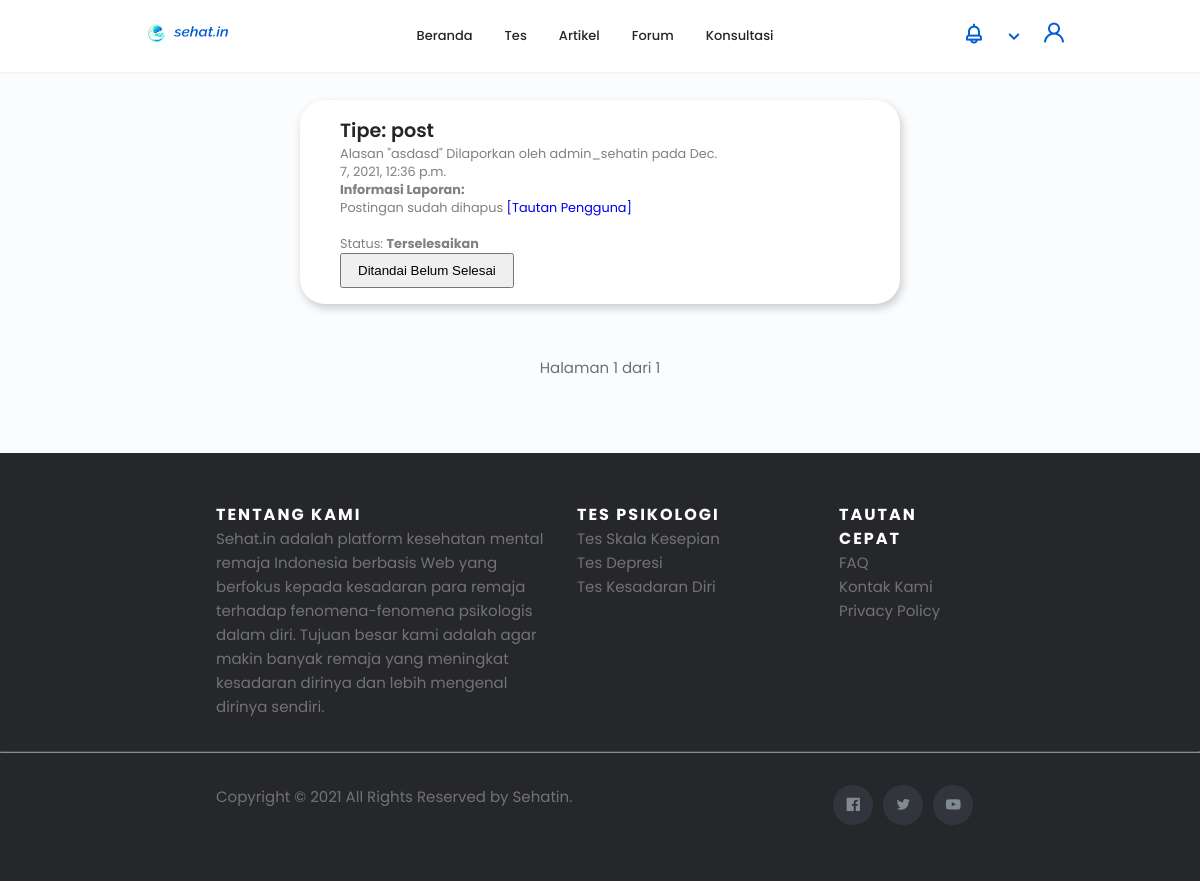
The app's page /report (signed in), older data.
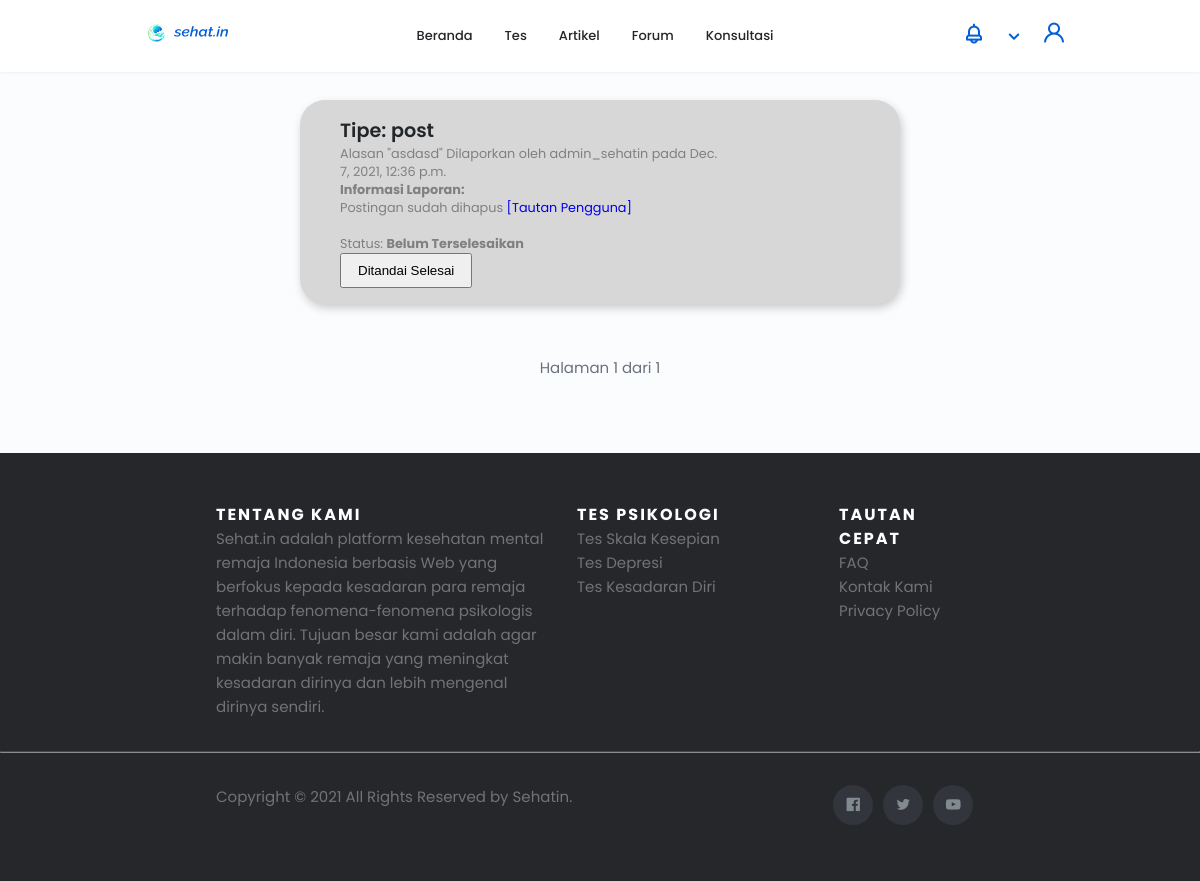
The same page, newer data.
### sehat_in_webproject/models.py (models this page shows)
class Report(models.Model):
    user = models.ForeignKey(User, on_delete=models.SET_NULL, null=True, related_name='reporter') # The one that reports
    reportedUser = models.ForeignKey(User, on_delete=models.SET_NULL, null=True, related_name='reported') # If reporting a user
    post = models.ForeignKey(Forum, on_delete=models.SET_NULL, null=True) # If reporting a post
    comment = models.ForeignKey(Comment, on_delete=models.SET_NULL, null=True) # If reporting a comment
    reason = models.CharField(max_length=200)
    reportType = models.CharField(max_length=50)
    isResolved = models.BooleanField(default=False)
    created_at = models.DateTimeField(auto_now_add=True)

### sehat_in_webproject/views.py (the view)
# urls.py: path('report', views.report, name='report'),
def report(request):
    if request.user.is_superuser:
        paginator = Paginator(Report.objects.all().order_by('-created_at'), 25)
        page = request.GET.get('page')
        reports = paginator.get_page(page)
        notifications = Notification.objects.filter(user=request.user).order_by('-created_at')
        return render(request, 'report.html', {'reportsPaged': reports, 'notifications': notifications})
    else:
        raise PermissionDenied()

### templates/report.html (shortened to what this page needs)
<!DOCTYPE html>
<html lang="en">
{% load static %}
<head>
    <link rel="stylesheet" href="{% static 'css/swiper-bundle.min.css' %}">
    <link rel="stylesheet" href="https://unicons.iconscout.com/release/v4.0.0/css/line.css">
    <link rel="stylesheet" href="{% static 'css/styles.css' %}">
    <link rel="stylesheet" href="{% static 'css/header.css' %}">
    <link rel="stylesheet" href="{% static 'css/footer.css' %}">
    <link rel="stylesheet" href="{% static 'css/forum.css' %}">
</head>
<body>
    {% include 'templates/header.html' %}
    <main class="container" style="margin-top: 100px;">
        <div class="container__forum" style="min-width: 600px;">
            {% if reportsPaged %}
                {% for report in reportsPaged %}
                {% if report.isResolved %}
                    <div class="container__card" id="report-{{ report.id }}" style="background-color: white; padding-right: 0px; width: auto; height: auto;">
                {% else %}
                    <div class="container__card" id="report-{{ report.id }}" style="background-color: #d7d7d7; padding-right: 0px; width: auto; height: auto;">
                {% endif %}
                        <div class="forum__about" style="width: auto;">
                            <h1>Tipe: {{ report.reportType }}</h1>
                            <p style="width: auto; max-width: 100%; color: gray;" id="report-text-{{ report.id }}">
                                Alasan "{{ report.reason }}" Dilaporkan oleh {{ report.user }} pada {{ report.created_at }}<br>
                                <b>Informasi Laporan:</b> <br>
                                {% if report.reportType == 'post' %}
                                    {% if report.post %}
                                        ID Postingan: {{ report.post.id }}<br>
                                        Judul Postingan: {{ report.post.title }}<br>
                                        <a href="/forum/{{ report.post.id }}">[Tautan postingan forum yang dilaporkan]</a>
                                    {% else %}
                                        Postingan sudah dihapus
                                    {% endif %}
                                    {% if report.user %}
                                        <a href="/profile/{{ report.user.username }}">[Tautan Pengguna]</a>
                                    {% else %}
                                        Pengguna sudah dihapus
                                    {% endif %}
                                {% elif report.reportType == 'user' %}
                                    {% if report.user %}
                                        <a href="/profile/{{ report.user.username }}">[Profil {{ report.user.username }}]</a>
                                    {% else %}
                                        Pengguna sudah dihapus
                                    {% endif %}
                                {% endif %}
                                <br><br>
                                Status: <span id="status-{{ report.id }}"><b>{% if report.isResolved %}Terselesaikan{% else %}Belum Terselesaikan{% endif %}</b></span></br>
                            </p>
                            <button id="resolvebtn-{{ report.id }}" onclick="statusChange('{{ report.id }}', '{{ csrf_token }}')">
                                {% if report.isResolved %}Ditandai Belum Selesai{% else %}Ditandai Selesai{% endif %}
                            </button>
                        </div>
                    </div>
                {% endfor %}
            {% else %}
            <div class="container__card">
                <div class="forum__about">
                    <h1>Tidak ada laporan ditemukan</h1>
                </div>
            </div>
            {% endif %}
        </div>
    </main>
    <div class="page-num" style="margin-bottom: 10px;">
        Halaman {{ reportsPaged.number }} dari {{ reportsPaged.paginator.num_pages }}<br>
    </div>
    {% include 'templates/footer.html' %}
</body>
</html>

### templates/header.html (shortened to what this page needs)
    {% load static %}
    {% load remove_unused %}
    <header class="header" id="header">
        <nav class="nav container scroll-header">
            <a href="/" class="nav__logo">
                <img src="{% static 'img/logo_horizontal.svg' %}" alt="logo">            </a>
            <div class="nav__menu" id="nav-menu">
                <ul class="nav__list grid">
                    <li class="nav__item">
                        <a href="/" id="home" class="nav__link">
                             Beranda
                        </a>
                    </li>
                    <li class="nav__item">
                        <a href="/tests" id="test" class="nav__link">
                             Tes
                        </a>
                    </li>
                    <li class="nav__item">
                        <a href="/artikel" id="artikel" class="nav__link">
                             Artikel
                        </a>
                    </li>
                    <li class="nav__item">
                        <a href="/forum" id="forum" class="nav__link " >
                             Forum
                        </a>
                    </li>
                    <li class="nav__item">
                        <a href="/konsultasi" id="konsultasi" class="nav__link">
                             Konsultasi
                        </a>
                    </li>
                </ul>
            </div>
            <div class="nav__btns">
                {% if user.is_authenticated %}
                    <ul class="account">
                        <li>
                            <i style="padding-bottom: 5px;" class="uil uil-bell dropdown account__icon" onclick="">
                            </i>
                        </li>
                        <li>
                            <i class="uil uil-angle-down dropdown account__icon">
                            </i>
                        </li>
                        <li>
                            <div class="avatar">
                                <i class="uil uil-user account__icon"></i>
                            </div>
                        </li>
                    </ul>
                {% endif %}
            </div>
        </nav>
    </header>

### templates/footer.html
    <footer class="site-footer">
        <div class="container">
            <div class="row">
                <div class="footer__about">
                    <h6 class="footer-sub-title">Tentang Kami</h6>
                    <p class="text-justify">Sehat.in adalah platform kesehatan mental remaja Indonesia berbasis Web yang berfokus kepada kesadaran para remaja terhadap fenomena-fenomena psikologis dalam diri. Tujuan besar kami adalah agar makin banyak remaja yang meningkat kesadaran dirinya dan lebih mengenal dirinya sendiri.</p>
                </div>
                <div class="footer__categories">
                    <h6 class="footer-sub-title">Tes Psikologi</h6>
                    <ul class="footer-links">
                        <li><a href="/tests/health/loneliness">Tes Skala Kesepian</a></li>
                        <li><a href="/tests/health/depression">Tes Depresi</a></li>
                        <li><a href="/tests/health/mindfulness">Tes Kesadaran Diri</a></li>
                    </ul>
                </div>
                <div class="footer__links">
                    <h6 class="footer-sub-title">Tautan Cepat</h6>
                    <ul class="footer-links">
                        <li><a href="/faq" target = '_blank'>FAQ</a></li>
                        <li><a href="mailto:contact.sehatin@gmail.com">Kontak Kami</a></li>
                        <li><a href="/privacy-policy" target = '_blank'>Privacy Policy</a></li>
                    </ul>
                </div>
            </div>
        </div>
        <hr>
        <div class="container copyright">
            <div class="row">
                <div>
                    <p class="copyright-text">Copyright &copy; 2021 All Rights Reserved by
                    <a href="/">Sehatin</a>.<br>
                    </p>
                </div>
                <div>
                    <ul class="social-icons">
                        <li><a class="facebook" href="https://www.facebook.com/fbsehatin" target='_blank'><i class="uil uil-facebook"></i></a></li>
                        <li><a class="twitter" href="https://twitter.com/twsehatin" target='_blank'><i class="uil uil-twitter"></i></a></li>
                        <li><a class="dribbble" href="https://www.youtube.com/channel/UCJthxoW77DVAK98HXArvhQA" target='_blank'><i class="uil uil-youtube"></i></a></li>
                    </ul>
                </div>
            </div>
        </div>
    </footer>

### static/css/styles.css (style rules this page uses)
:root { --header-height: 3rem; --hue-color: 215; --first-color: hsl(var(--hue-color), 69%, 61%); --first-color-second: hsl(var(--hue-color), 69%, 61%); --first-color-alt: hsl(var(--hue-color), 57%, 53%); --first-color-lighter: hsl(var(--hue-color), 92%, 85%); --title-color: hsl(var(--hue-color), 8%, 15%); --text-color: hsl(var(--hue-color), 8%, 45%); --text-color-light: hsl(var(--hue-color), 8%, 65%); --input-color: hsl(var(--hue-color), 70%, 96%); --body-color: hsl(var(--hue-color), 60%, 99%); --container-color: #FFF; --scroll-bar-color: hsl(var(--hue-color), 12%, 90%); --scroll-thumb-color: hsl(var(--hue-color), 12%, 80%); --body-font: 'Poppins', sans-serif; --big-font-size: 2rem; --h1-font-size: 1.5rem; --h2-font-size: 1.25rem; --h3-font-size: 1.125rem; --normal-font-size: .938rem; --small-font-size: .813rem; --smaller-font-size: .75rem; --font-medium: 500; --font-semi-bold: 600; --mb-0-25: .25rem; --mb-0-5: .5rem; --mb-0-75: .75rem; --mb-1: 1rem; --mb-1-5: 1.5rem; --mb-2: 2rem; --mb-2-5: 2.5rem; --mb-3: 3rem; --z-tooltip: 10; --z-fixed: 100; --z-modal: 1000; }
@media screen and (min-width: 968px) { :root { --big-font-size: 3rem; --h1-font-size: 2.25rem; --h2-font-size: 1.5rem; --h3-font-size: 1.25rem; --normal-font-size: 1rem; --small-font-size: .875rem; --smaller-font-size: 813rem; } }
.nav__btns { display: flex; align-items: center; }
* { box-sizing: border-box; padding: 0; margin: 0; }
html { scroll-behavior: smooth; }
body { margin: 0 0 var(--header-height) 0; font-family: var(--body-font); font-size: var(--normal-font-size); background-color: var(--body-color); color: var(--text-color); display: flex; flex-direction: column; min-height: 100vh; }
main { flex: 1 0 auto; }
h1, h2, h3, h4 { color: var(--title-color); font-weight: var(--font-semi-bold); }
ul { list-style: none; }
a { text-decoration: none; }
img { max-width: 100%; height: auto; }
.page-num { text-align: center; padding-top: 20px; }
.container { max-width: 768px; margin-left: var(--mb-1-5); margin-right: var(--mb-1-5); }
.grid { display: grid; gap: 1.5rem; }
.header { width: 100%; position: fixed; bottom: 0; left: 0; z-index: var(--z-fixed); background-color: #fff; box-shadow: 0 -1px 4px 0 rgba(0,0,0, .15); }
@media screen and (min-width:768px) { .container { margin-left: auto; margin-right: auto; } }
@media screen and (min-width:768px) { body { margin: 0; } }
@media screen and (min-width:768px) { .header, .main, .footer__container { padding: 0 1rem; } }

### static/css/footer.css (style rules this page uses)
footer { margin-top: 4rem; }
.row { display: flex; margin-bottom: 2rem; }
.footer__about { width: 45%; margin-right: 1rem; }
.footer__categories { margin-right: 2rem; min-width: 230px; }
.copyright { margin-top: 2rem; }
.site-footer { background-color:#26272b; padding:45px 0 20px; font-size:15px; line-height:24px; color:#737373; }
.site-footer hr { border-top-color:#bbb; opacity:0.5 }
.site-footer h6 { color:#fff; font-size:16px; text-transform:uppercase; margin-top:5px; letter-spacing:2px }
.site-footer a { color:#737373; }
.footer-links { padding-left:0; list-style:none }
.footer-links li { display:block }
.footer-links a { color:#737373 }
.site-footer .social-icons { text-align:right }
.site-footer .social-icons a { width:40px; height:40px; line-height:40px; margin-left:6px; margin-right:0; border-radius:100%; background-color:#33353d }
.copyright-text { margin:0 }
.social-icons { padding-left:255px; margin-bottom:0; list-style:none; }
.social-icons li { display:inline-block; margin-bottom:4px }
.social-icons a { background-color:#eceeef; color:#818a91; font-size:16px; display:inline-block; line-height:44px; width:44px; height:44px; text-align:center; margin-right:8px; border-radius:100%; -webkit-transition:all .2s linear; -o-transition:all .2s linear; transition:all .2s linear }

### static/css/forum.css (style rules this page uses)
.container { display: flex; }
main { margin-top: 2rem; }
.container__forum { display: flex; flex-direction:column; }
.container__card { display: flex; background: #FFFFFF; box-shadow: 2px 4px 10px rgba(0, 0, 0, 0.2); border-radius: 25px; padding: 1rem 2.5rem; width: 38rem; height: 10rem; margin-bottom: 2rem; }
.forum__about { min-width: 24rem; max-width: 24rem; }
.forum__about h1 { font-size: 1.2rem; overflow: hidden; }
.forum__about p { font-size: 0.8rem; min-width: 24rem; word-wrap: break-word; }
button { padding: .5rem 1rem; cursor: pointer; }

Row changes from the older to the newer data that the page shows:
changed Report "post": isResolved "Terselesaikan Ditandai Belum Selesai" → "Belum Terselesaikan Ditandai Selesai"
